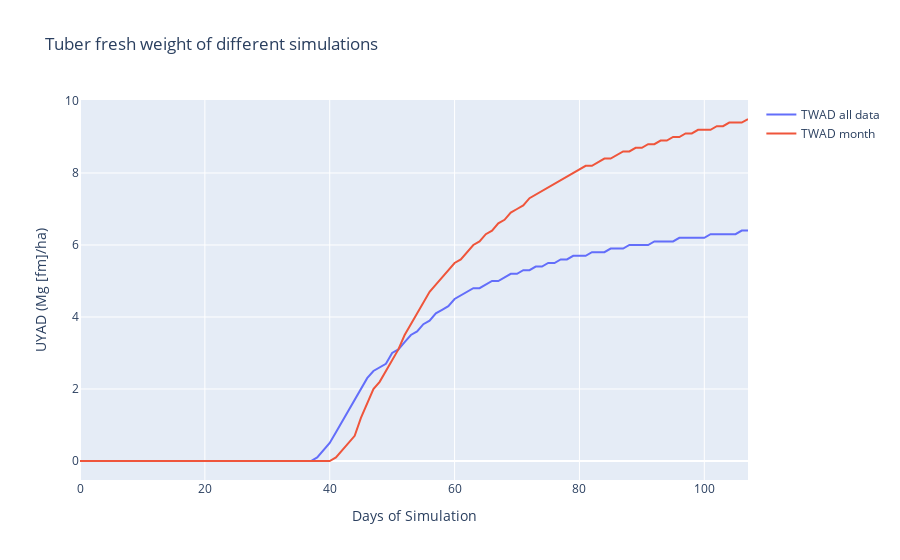

Notebook cell for this chart:
### Code cell
fig = go.Figure()
fig.add_trace(go.Scatter(y=dssat1.output['UYAD'], name='UYAD all data '))
fig.add_trace(go.Scatter(y=dssat.output['UYAD'], name='UYAD month'))
fig.update_layout(title='Tuber fresh weight of different simulations',
                  xaxis_title='Days of Simulation',
                  yaxis_title='UYAD (Mg [fm]/ha)')
fig.show()

### Figure 1 — Plotly figure (JSON) as saved in the notebook; plotly's stock layout.template omitted (floating-point values rounded to 4 significant figures)
{"data": [{"name": "TWAD all data ", "type": "scatter", "y": [0, 0, 0, 0, 0, 0, 0, 0, 0, 0, 0, 0, 0, 0, 0, 0, 0, 0, 0, 0, 0, 0, 0, 0, 0, 0, 0, 0, 0, 0, 0, 0, 0, 0, 0, 0, 0, 0, 0.1, 0.3, 0.5, 0.8, 1.1, 1.4, 1.7, 2, 2.3, 2.5, 2.6, 2.7, 3, 3.1, 3.3, 3.5, 3.6, 3.8, 3.9, 4.1, 4.2, 4.3, 4.5, 4.6, 4.7, 4.8, 4.8, 4.9, 5, 5, 5.1, 5.2, 5.2, 5.3, 5.3, 5.4, 5.4, 5.5, 5.5, 5.6, 5.6, 5.7, 5.7, 5.7, 5.8, 5.8, 5.8, 5.9, 5.9, 5.9, 6, 6, 6, 6, 6.1, 6.1, 6.1, 6.1, 6.2, 6.2, 6.2, 6.2, 6.2, 6.3, 6.3, 6.3, 6.3, 6.3, 6.4, 6.4]}, {"name": "TWAD month", "type": "scatter", "y": [0, 0, 0, 0, 0, 0, 0, 0, 0, 0, 0, 0, 0, 0, 0, 0, 0, 0, 0, 0, 0, 0, 0, 0, 0, 0, 0, 0, 0, 0, 0, 0, 0, 0, 0, 0, 0, 0, 0, 0, 0, 0.1, 0.3, 0.5, 0.7, 1.2, 1.6, 2, 2.2, 2.5, 2.8, 3.1, 3.5, 3.8, 4.1, 4.4, 4.7, 4.9, 5.1, 5.3, 5.5, 5.6, 5.8, 6, 6.1, 6.3, 6.4, 6.6, 6.7, 6.9, 7, 7.1, 7.3, 7.4, 7.5, 7.6, 7.7, 7.8, 7.9, 8, 8.1, 8.2, 8.2, 8.3, 8.4, 8.4, 8.5, 8.6, 8.6, 8.7, 8.7, 8.8, 8.8, 8.9, 8.9, 9, 9, 9.1, 9.1, 9.2, 9.2, 9.2, 9.3, 9.3, 9.4, 9.4, 9.4, 9.5]}], "layout": {"title": {"text": "Tuber fresh weight of different simulations"}, "xaxis": {"title": {"text": "Days of Simulation"}}, "yaxis": {"title": {"text": "UYAD (Mg [fm]/ha)"}}}}
